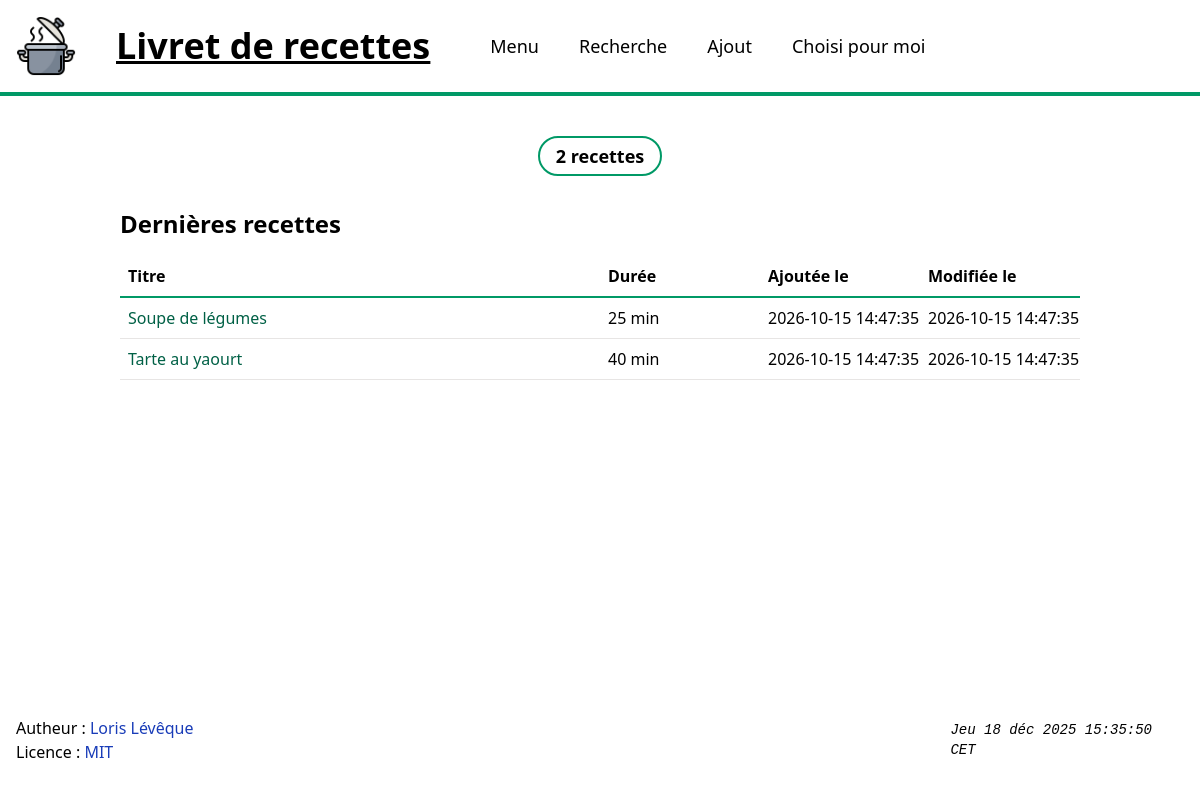
The page / on the database its author committed.
### tables this page shows
CREATE TABLE recipes (
        id INTEGER PRIMARY KEY AUTOINCREMENT,
        title TEXT NOT NULL CHECK (length(title) > 0),
        people INTEGER NOT NULL DEFAULT 0 CHECK (people >= 0),
        steps TEXT NOT NULL DEFAULT '',
        image_path TEXT,
        duration INTEGER NOT NULL DEFAULT 0 CHECK (duration >= 0),
        note TEXT NOT NULL DEFAULT '',
        created_at TEXT NOT NULL DEFAULT (datetime('now', 'localtime')),
        modified_at TEXT NOT NULL DEFAULT (datetime('now', 'localtime'))
);

### src/bootstrap.php (called while the page is built, shortened)
<?php
$config = require dirname(__DIR__) . '/config/config.php';
require_once __DIR__ . '/helpers.php';
function render(string $view, array $data = []): void
{
    $viewFile = dirname(__DIR__) . '/templates/' . $view . '.php';
    extract($data, EXTR_SKIP);
    require $viewFile;
    $content = ob_get_clean();
    require dirname(__DIR__) . '/templates/layout.php';
}

### public/index.php (called while the page is built, shortened)
<?php
require dirname(__DIR__) . '/src/bootstrap.php';
render('home', [
    'title' => $config['app']['name'],
    'recipeCount' => recipes()->count(),
    'latestRecipes' => recipes()->findLatest(4),
]);

### src/RecipeRepository.php (called while the page is built, shortened)
<?php
final class RecipeRepository
{
    public function findLatest(int $limit = 4): array
    {
        $stmt = $this->pdo->prepare(
            'SELECT * FROM recipes ORDER BY created_at DESC, id DESC LIMIT :limit'
        );
        $stmt->bindValue(':limit', max(1, min(100, $limit)), PDO::PARAM_INT);
        $stmt->execute();
        return $this->hydrateAll($stmt->fetchAll());
    }
    private function hydrate(array $row): Recipe
    {
        $id = (int) $row['id'];
        $ingredients = [];
        foreach ($this->run(
            'SELECT name, quantity, unit_id
             FROM ingredients
             WHERE recipe_id = :id
             ORDER BY position, id',
            ['id' => $id]
        )->fetchAll() as $ingredient) {
            $ingredients[] = [
                'name' => (string) $ingredient['name'],
                'quantity' => (float) $ingredient['quantity'],
                'unit_id' => (int) $ingredient['unit_id'],
            ];
        }
        $tags = array_map(
            static fn (array $t): string => (string) $t['name'],
            $this->run(
                'SELECT t.name
                 FROM tags t
                 INNER JOIN recipe_tags rt ON rt.tag_id = t.id
                 WHERE rt.recipe_id = :id
                 ORDER BY t.name COLLATE NOCASE',
                ['id' => $id]
            )->fetchAll()
        );
        return new Recipe(
            title: (string) $row['title'],
            people: (int) $row['people'],
            tags: $tags,
            ingredients: $ingredients,
            steps: Recipe::stepsFromStorage((string) $row['steps']),
            duration: (int) $row['duration'],
            note: (string) $row['note'],
            imagePath: $row['image_path'] !== null ? (string) $row['image_path'] : null,
            id: $id,
            createdAt: (string) ($row['created_at'] ?? ''),
            modifiedAt: (string) ($row['modified_at'] ?? ''),
        );
    }
    private function hydrateAll(array $rows): array
    {
        $recipes = [];
        foreach ($rows as $row) {
            $recipes[] = $this->hydrate($row);
        }
        return $recipes;
    }
    private function run(string $sql, array $params = []): PDOStatement
    {
        $stmt = $this->pdo->prepare($sql);
        foreach ($params as $name => $value) {
            $placeholder = str_starts_with((string) $name, ':') ? (string) $name : ':' . $name;
            if (is_int($value)) {
                $stmt->bindValue($placeholder, $value, PDO::PARAM_INT);
            } elseif ($value === null) {
                $stmt->bindValue($placeholder, null, PDO::PARAM_NULL);
            } else {
                $stmt->bindValue($placeholder, $value, PDO::PARAM_STR);
            }
        }
        $stmt->execute();
        return $stmt;
    }
}

### config/config.php (called while the page is built)
<?php
return [
    'app' => [
        'name' => 'Livret de recettes',
        'base_path' => '',
    ],
    'db' => [
        'dsn' => 'sqlite:' . dirname(__DIR__) . '/data/cookbook.sqlite',
    ],
    'uploads' => [
        'dir' => dirname(__DIR__) . '/public/uploads/recipes',
        'url' => 'uploads/recipes',
        'max_bytes' => 2 * 1024 * 1024,
    ],
];

### src/helpers.php (called while the page is built, shortened)
<?php
function e(?string $value): string
{
    return htmlspecialchars((string) $value, ENT_QUOTES | ENT_SUBSTITUTE, 'UTF-8');
}
function url(string $path): string
{
    global $config;
    $base = rtrim((string) ($config['app']['base_path'] ?? ''), '/');
    $path = ltrim($path, '/');
    return ($base === '' ? '' : $base) . '/' . $path;
}
function last_update_date(): string
{
    $file = dirname(__DIR__) . '/data/last_update_date.txt';
    return trim((string) file_get_contents($file));
}

### templates/recipe_list.php (the view)
<?php
$emptyMessage = $emptyMessage ?? 'Aucune recette.';
?>
<?php if ($recipes === []): ?>
<p class="text-center text-stone-600 py-6"><?= e($emptyMessage) ?></p>
<?php else: ?>
<table class="w-full table-fixed border-collapse">
        <thead>
                <tr class="border-b-2 border-emerald-600 text-left">
                        <th class="p-2 w-1/2">Titre</th>
                        <th class="p-2 w-1/6">Durée</th>
                        <th class="p-2 w-1/6">Ajoutée le</th>
                        <th class="p-2 w-1/6">Modifiée le</th>
                </tr>
        </thead>
        <tbody>
                <?php foreach ($recipes as $item): ?>
                <tr class="border-b border-stone-200 hover:bg-emerald-50">
                        <td class="p-2"><a class="block truncate text-emerald-800 hover:underline font-medium" href="<?= e(url('recipe.php?id=' . $item->id)) ?>"><?= e($item->title) ?></a></td>
                        <td class="p-2"><?= $item->duration > 0 ? e((string) $item->duration) . ' min' : '—' ?></td>
                        <td class="p-2 whitespace-nowrap"><?= e($item->createdAt !== '' ? $item->createdAt : '—') ?></td>
                        <td class="p-2 whitespace-nowrap"><?= e($item->modifiedAt !== '' ? $item->modifiedAt : '—') ?></td>
                </tr>
                <?php endforeach; ?>
        </tbody>
</table>
<?php endif; ?>

### templates/home.php (shortened to what this page needs)
<div class="w-8/10 py-8 flex flex-col gap-8">
        <p class="text-center text-lg">
                <span class="inline-block rounded-full border-2 border-emerald-600 px-4 py-1 font-semibold">
                        <?= (int) $recipeCount === 1 ? '1 recette' : (int) $recipeCount . ' recettes' ?>
                </span>
        </p>
        <div>
                <h2 class="text-2xl font-bold mb-4">Dernières recettes</h2>
                <?php
                $recipes = $latestRecipes;
                require __DIR__ . '/recipe_list.php';
                ?>
        </div>
</div>

### templates/layout.php (shortened to what this page needs)
<!DOCTYPE html>
<html lang="fr">
        <head>
                <script src="https://cdn.jsdelivr.net/npm/@tailwindcss/browser@4"></script>
        </head>
        <body class="m-0">
                <div class="flex flex-col min-h-screen justify-between">
                        <header class="flex justify-start gap-10 items-center h-1/10 min-h-20 sticky w-full border-b-4 border-emerald-600 top-0 p-4 mb-2 bg-white z-10">
                                <a href="<?= e(url('index.php')) ?>"><img src="<?= e(url('assets/images/pot.png')) ?>" alt="Casserole" class="w-15 object-scale-down"></a>
                                <h1 class="text-4xl font-bold underline mr-5"><a href="<?= e(url('index.php')) ?>">Livret de recettes</a></h1>
                                <p class="text-lg hover:underline"><a href="<?= e(url('index.php')) ?>">Menu</a></p>
                                <p class="text-lg hover:underline"><a href="<?= e(url('search.php')) ?>">Recherche</a></p>
                                <p class="text-lg hover:underline"><a href="<?= e(url('add_recipe.php')) ?>">Ajout</a></p>
                                <p class="text-lg hover:underline"><a href="<?= e(url('choose.php')) ?>">Choisi pour moi</a></p>
                        </header>
                        <main class="flex justify-center flex-1">
                                <?= $content ?>
                        </main>
                        <footer class="min-h-30 grid grid-cols-5 p-4">
                                <p class="place-self-start self-center col-start-1 col-end-4">Autheur : <a href="mailto:levequeloris66@gmail.com" class="font-medium text-fg-brand hover:underline text-blue-800">Loris Lévêque</a><br>Licence : <a href="<?= e(url('licence.php')) ?>" class="font-medium text-fg-brand hover:underline text-blue-800">MIT</a></p>
                                <p class="text-sm italic font-mono col-start-5 place-self-center"><?= e(last_update_date()) ?></p>
                        </footer>
                </div>
        </body>
</html>

### rows shown on the page
recipes: title "Soupe de légumes", duration "25", created_at "2026-10-15 14:47:35", modified_at "2026-10-15 14:47:35"
recipes: title "Tarte au yaourt", duration "40", created_at "2026-10-15 14:47:35", modified_at "2026-10-15 14:47:35"

### other values the page prints
$recipeCount "2"
last_update_date() "Jeu 18 déc 2025 15:35:50 CET"
